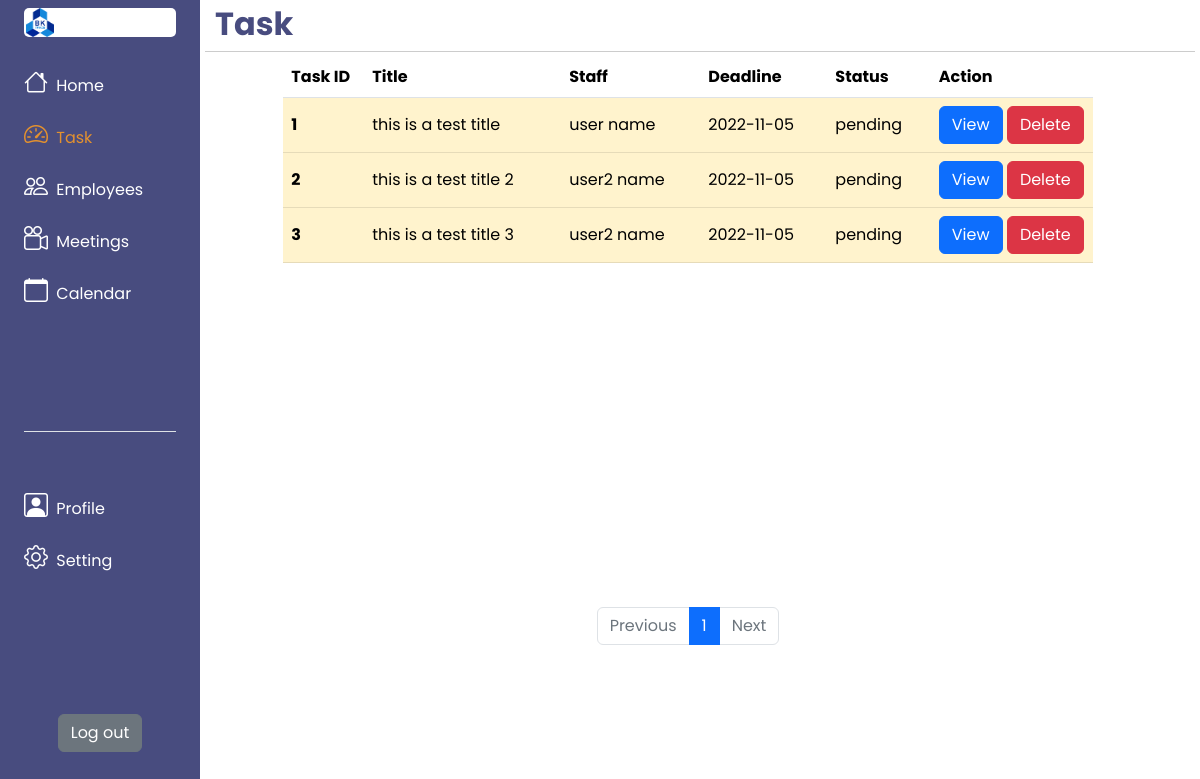
The page /pages/task.php on the database as committed earlier.
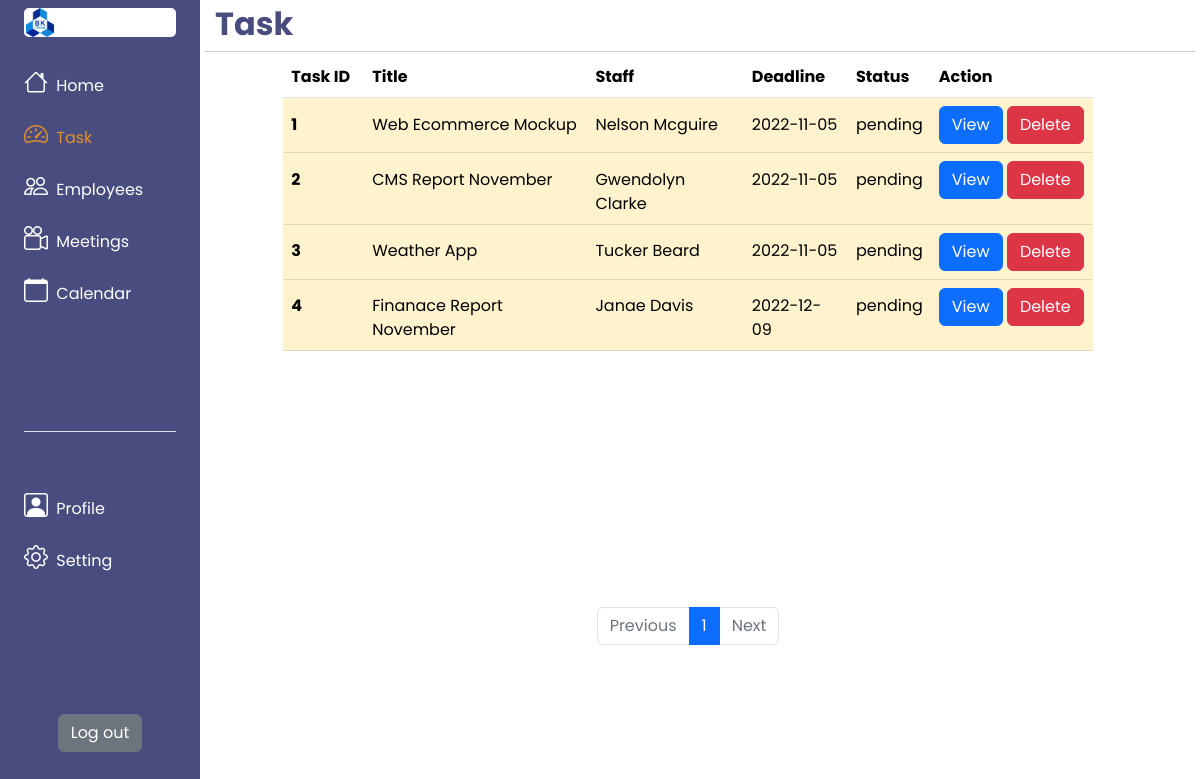
The same page on the database as committed later.
### tables this page shows
create table task(
	id int auto_increment,
    title varchar(50),
    description varchar(100),
    staff_id int,
    start_date date,
    deadline date,
    status varchar(10),
    dep varchar(5),
    primary key (id),
    foreign key (staff_id) references user(id)
);

create table user (
	id int auto_increment,
    fullname varchar(30),
    gender varchar (6),
    phone varchar(10),
    username varchar(30) unique,
    password varchar(30),
    role varchar(10),
    dep varchar(5),
    primary key (id)
);

### utils/task/taskSupport.php (called while the page is built, shortened)
<?php
include "./../utils/dbConnect.php";
$updateTaskStatusQuery = "UPDATE task
                        SET status = 'overdue'
                        WHERE status = 'pending'
                        AND deadline <= CURDATE() - INTERVAL 1 DAY";
mysqli_query($conn, $updateTaskStatusQuery);
function getAllTask()
{
    global $conn;
    $query = '';
    if (isset($_SESSION) && $_SESSION['user_role'] == 'manager') {
        $query = "SELECT * FROM task WHERE dep='{$_SESSION['user_dep']}' ORDER BY deadline";
    } else if (isset($_SESSION) && $_SESSION['user_role'] == 'employee') {
        $query = "SELECT * FROM task WHERE dep='{$_SESSION['user_dep']}' AND staff_id={$_SESSION['user_id']} ORDER BY deadline";
    } else {
        $query = " SELECT * FROM task ORDER BY deadline";
    }
    $result = mysqli_query($conn, $query);
    $tasks = [];
    while ($row = mysqli_fetch_assoc($result)) {
        array_push($tasks, $row);
    }
    return $tasks;
}
function getTaskRowColor($status)
{
    if ($status == 'pending') return 'warning';
    else if ($status == 'overdue') return 'danger';
    else if ($status == 'finished') return 'success';
}
function getUserById($id)
{
    global $conn;
    $query = " SELECT * FROM user WHERE id = $id";
    $result = mysqli_query($conn, $query);
    $user = mysqli_fetch_assoc($result);
    return $user;
}

### pages/task.php (the view, shortened to what the changed rows need)
<?php
include "./../utils/task/taskSupport.php";
$page = (isset($_GET['table_no']) && is_numeric($_GET['table_no'])) ? $_GET['table_no'] : 1;
$totalTasks = getAllTask();
$totalPages = ceil(count($totalTasks) / 8);
?>
<!DOCTYPE html>
<html lang="en">
<head>
    <link href="https://cdn.jsdelivr.net/npm/bootstrap@5.2.2/dist/css/bootstrap.min.css" rel="stylesheet" />
    <link rel="stylesheet" href="https://cdn.jsdelivr.net/npm/bootstrap-icons@1.9.1/font/bootstrap-icons.css">
</head>
<body>
    <div class="container-fluid">
        <div class="row flex-nowrap">
            <div class="col-auto col-10 p-0">
                <div class="page-title">
                    <h2>Task</h2>
                </div>
                <div class="page-content">
                    <div class="row justify-content-center w-100">
                        <div id="task-list" class="col-10 col-auto">
                            <table class="table">
                                <thead>
                                    <tr>
                                        <th scope="col">Task ID</th>
                                        <th scope="col">Title</th>
                                        <th scope="col">Staff</th>
                                        <th scope="col">Deadline</th>
                                        <th scope="col">Status</th>
                                        <th scope="col">Action</th>
                                    </tr>
                                </thead>
                                <tbody>
                                    <?php
                                    $tasks = getAllTask();
                                    foreach ($tasks as $task) {
                                        $row_color = getTaskRowColor($task['status']);
                                        $fileLinksHTML = "";
                                        $task_user = getUserById($task['staff_id']);
                                        $delete_button = $_SESSION['user_role'] != 'employee' ? "<a class='btn btn-danger' href='http://localhost/web-assignment/utils/task/taskHandling.php?action=delete&id={$task['id']}'>Delete</a>" : "";
                                        $activeSubmitBtn = $task['status'] == 'pending' ? '' : 'disabled';
                                        $submit_button = $_SESSION['user_role'] == 'employee' ? "<button type='button' class='btn btn-light {$activeSubmitBtn}' data-bs-toggle='modal' data-bs-target='#submitTaskModal{$task['id']}'>Submit</button>" : "";
                                        $fileSubmitLinksHTML = "";
                                        $submitTaskHTML = $task['status'] == 'finished' ? "
                                        <hr>
                                        <div><p>SUBMISSION:</p></div>
                                        <div>Description: {$submitTask['description']}</div>
                                        <div>Files: </div>
                                        <div>{$fileSubmitLinksHTML}</div>
                                        " : "";
                                        echo "
                                        <tr class='table-{$row_color}'>
                                        <th scope='row' class='task-id'>{$task['id']}</th>
                                        <td>{$task['title']}</td>
                                        <td>{$task_user['fullname']}</td>
                                        <td>{$task['deadline']}</td>
                                        <td>{$task['status']}</td>
                                        <td class='view-task'>
                                            <button type='button' class='btn btn-primary' data-bs-toggle='modal' data-bs-target='#viewTaskModal{$task['id']}'>
                                                View
                                            </button>
                                            {$delete_button}
                                            {$submit_button}
                                        </td>
                                            <div class='modal fade' id='viewTaskModal{$task['id']}' tabindex='-1' aria-labelledby='viewTaskModalLabel' aria-hidden='true'>
                                                            <h1 class='modal-title fs-5' id='viewTaskModalLabel'>
                                                                {$task['title']}</h1>
                                                            <div>Task ID : <span> {$task['id']} </span></div>
                                                                {$task['description']}
                                                            <div>Employee : <span> {$task_user['fullname']} </span></div>
                                                            <div>Start Date : <span> {$task['start_date']} </span></div>
                                                            <div>Due Date : <span> {$task['deadline']} </span></div>
                                                            <div>Department : <span> {$task['dep']} </span></div>
                                                            <div class='m-0 p-0'>{$fileLinksHTML}</div>
                                                            {$submitTaskHTML}
                                            </div>
                                            <div class='modal fade' id='submitTaskModal{$task['id']}' tabindex='-1' aria-labelledby='submitTaskModalLabel' aria-hidden='true'>
                                                            <h1 class='modal-title fs-5' id='submitTaskModalLabel'>
                                                                {$task['title']}</h1>
                                                        <form action='./../utils/task/taskHandling.php?action=submit&id={$task['id']}' method='POST' enctype='multipart/form-data'>
                                                        </form>
                                            </div>
                                        ";
                                    }
                                    ?>
                                </tbody>
                            </table>
                        </div>
                        <div id="pagination-bar" class="col-10 col-auto">
                            <nav aria-label="...">
                                <ul class="pagination justify-content-center">
                                    <?php for ($i = 1; $i <= $totalPages; $i++) { ?>
                                        <li class="page-item <?php if ($page == $i) {
                                                                    echo 'active';
                                                                } ?>">
                                            <a class="page-link" href="task.php?table_no=<?= $i; ?>">
                                                <?= $i; ?>
                                            </a>
                                        </li>
                                    <?php } ?>
                                </ul>
                            </nav>
                        </div>
                    </div>
                </div>
            </div>
        </div>
    </div>
</body>

Rows that differ between the two databases and show on the page:
changed task id 1: title "this is a test title" → "Web Ecommerce Mockup"; staff.fullname "user name" → "Nelson Mcguire"
changed task id 2: title "this is a test title 2" → "CMS Report November"; staff.fullname "user2 name" → "Gwendolyn Clarke"
changed task id 3: title "this is a test title 3" → "Weather App"; staff.fullname "user2 name" → "Tucker Beard"
added task: id "4", title "Finanace Report November", staff.fullname "Janae Davis", deadline "2022-12-09", status "pending"
